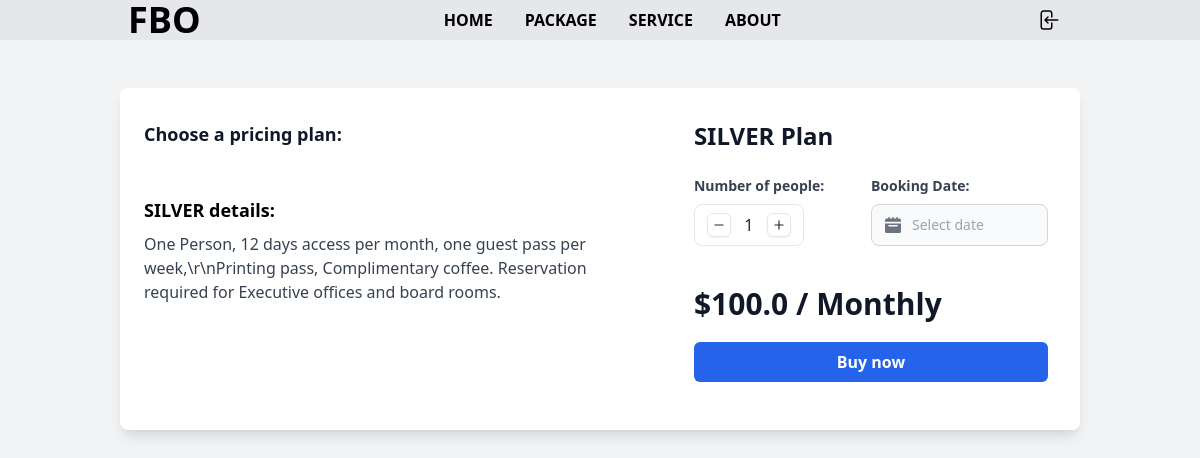
Page /plans/silver/ on the earlier database version.
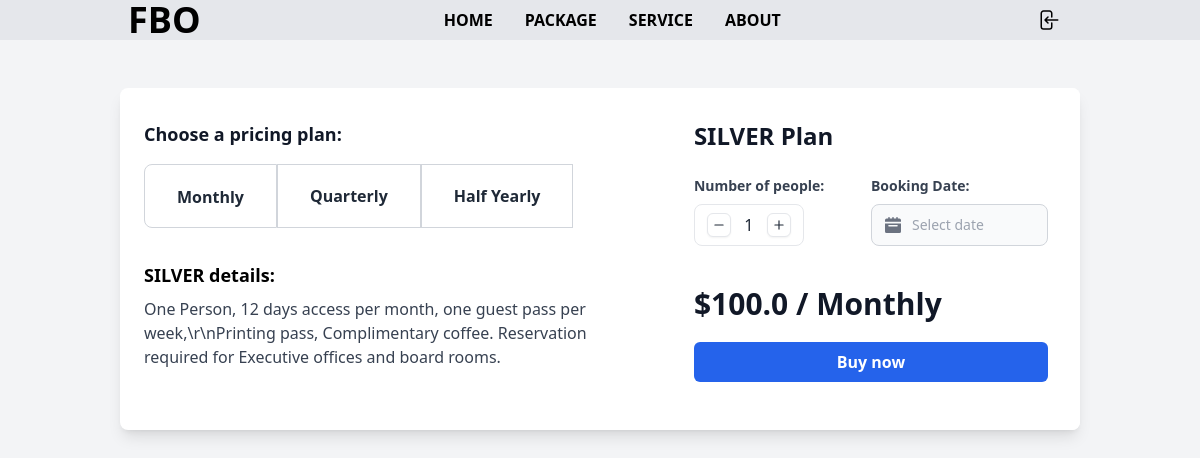
Same page on the later database version.
### memberships/models.py (models this page shows, shortened)
class MembershipPlans(models.Model):
    name: str = models.CharField(max_length=100, db_index=True)
    slug: str = models.SlugField(max_length=100, db_index=True, unique=True)
    description: str = models.TextField(null=True, blank=True)
    price: float = models.FloatField(default=0.0)
    access_to_services: Iterable[MembershipServices] = models.ManyToManyField(
        MembershipServices
    )
    created_at: str = models.DateTimeField(auto_now_add=True)
    updated_at: str = models.DateTimeField(auto_now=True)
    class Meta:
        verbose_name: str = "Membership Plan"
        verbose_name_plural: str = "Membership Plans"
        ordering: List[str] = ["created_at"]

class Pricing(models.Model):
    PACKAGE_OPTIONS = (
        ("Monthly", _("Monthly")),
        ("Quarterly", _("Quarterly")),
        ("Half Yearly", _("Half Yearly")),
        ("Yearly", _("Yearly")),
    )
    membership_plan: Iterable[MembershipPlans] = models.ForeignKey(
        MembershipPlans, on_delete=models.CASCADE, verbose_name="Membership Plan"
    )
    package: str = models.CharField(
        max_length=20,
        choices=PACKAGE_OPTIONS,
        default="monthly",
        verbose_name="Package",
    )
    slug: str = models.SlugField(max_length=100, db_index=True, unique=True, default="")
    discerption: str = models.TextField(null=True, blank=True)
    days: int = models.IntegerField(default=30, verbose_name="Days")
    price: float = models.FloatField(default=0.0, verbose_name="Price")
    created_at: str = models.DateTimeField(auto_now_add=True)
    updated_at: str = models.DateTimeField(auto_now=True)
    class Meta:
        verbose_name: str = "Pricing"
        verbose_name_plural: str = "Pricings"
        ordering: List[str] = ["created_at"]

### memberships/views/home.py (the view)
# urls.py: path("plans/<slug:slug>/", PlanDetailView.as_view(), name="plan_detail"),
class PlanDetailView(DetailView):
    template_name = "memberships/plan_detail.html"
    model = MembershipPlans
    context_object_name = "membershipPlan"
    slug_field = "slug"
    slug_url_kwarg = "slug"
    def get_context_data(self, **kwargs):
        context = super().get_context_data(**kwargs)
        pricings = Pricing.objects.filter(membership_plan=self.object)
        context["title"] = "Plan Detail"
        context["pricings"] = pricings
        return context

### templates/memberships/plan_detail.html (shortened to what this page needs)
{% extends "memberships_base.html" %}  {% block contentBody %}
<section class="h-screen py-12 bg-gray-100">
  <div class="max-w-5xl mx-auto sm:px-6 lg:px-8">
    <div class="bg-white shadow-lg rounded-lg md:flex border-1">
      <div class="px-6 py-8">
        <h3 class="text-lg font-semibold text-gray-900 mb-4">
          Choose a pricing plan:
        </h3>
        <ul class="md:flex grid grid-cols-2">
          {% for pricing in pricings %} {% if forloop.counter == 1 %}
          <li class="mb-px">
            <button
              onclick="changePrice( '{{ pricing.price }}', '{{ pricing.package }}', `{{ pricing.discerption }}`, '{{ pricing.slug }}', '{{ membershipPlan.slug}}')"
              id="{{pricing.slug}}"
              class="w-full h-16 md:py-5 px-8 bg-white border border-gray-300 md:rounded-l-lg font-semibold text-gray-800 hover:bg-gray-300 btns"
            >
              {{ pricing.package }}
            </button>
          </li>
          {% else %}
          <li class="mb-px">
            <button
              onclick="changePrice( '{{ pricing.price }}', '{{ pricing.package }}', `{{ pricing.discerption }}`, '{{ pricing.slug }}', '{{ membershipPlan.slug}}')"
              id="{{pricing.slug}}"
              class="w-full h-16 px-8 bg-white border border-gray-300 font-semibold text-gray-800 hover:bg-gray-300 btns"
            >
              {{ pricing.package }}
            </button>
          </li>
          {% endif %} {% endfor %}
        </ul>
        <div class="mt-8 md:w-full">
          <div class="text-lg font-semibold mb-2">
            {{ membershipPlan.name }} details:
          </div>
          <p class="text-gray-700" id="membership_discerption">
            {{ membershipPlan.description }}
          </p>
        </div>
      </div>
      <div class="bg-white rounded-lg md:w-full p-8">
          <form method="POST"
            id="membership_form"
          >
          <div class="text-2xl font-bold text-gray-900 mb-6">
            {{ membershipPlan.name }} Plan
          </div>
          <div class="flex justify-between pb-5">
            <div class="relative z-0 w-full mb-5 group">
              <label class="block text-gray-700 text-sm font-bold mb-2"
                >Number of people:</label
              >
              <div
                class="py-2 px-3 inline-block bg-white border border-gray-200 rounded-lg"
              >
                <div class="flex items-center gap-x-1.5">
                  <button
                    type="button"
                    id="decrement"
                    class="size-6 inline-flex justify-center items-center gap-x-2 text-sm font-medium rounded-md border border-gray-200 bg-white text-gray-800 shadow-sm hover:bg-gray-50 disabled:opacity-50 disabled:pointer-events-none"
                    data-hs-input-number-decrement=""
                  >
                    <svg
                      class="flex-shrink-0 size-3.5"
                      xmlns="http://www.w3.org/2000/svg"
                      width="24"
                      height="24"
                      viewBox="0 0 24 24"
                      fill="none"
                      stroke="currentColor"
                      stroke-width="2"
                      stroke-linecap="round"
                      stroke-linejoin="round"
                    >
                      <path d="M5 12h14"></path>
                    </svg>
                  </button>
                  <input
                    id="quantity"
                    name="number_of_people"
                    class="p-0 w-6 bg-transparent border-0 text-gray-800 text-center focus:ring-0"
                    type="text"
                    value="1"
                  />
                  <button
                    type="button"
                    id="increment"
                    class="size-6 inline-flex justify-center items-center gap-x-2 text-sm font-medium rounded-md border border-gray-200 bg-white text-gray-800 shadow-sm hover:bg-gray-50 disabled:opacity-50 disabled:pointer-events-none"
                    data-hs-input-number-increment=""
                  >
                    <svg
                      class="flex-shrink-0 size-3.5"
                      xmlns="http://www.w3.org/2000/svg"
                      width="24"
                      height="24"
                      viewBox="0 0 24 24"
                      fill="none"
                      stroke="currentColor"
                      stroke-width="2"
                      stroke-linecap="round"
                      stroke-linejoin="round"
                    >
                      <path d="M5 12h14"></path>
                      <path d="M12 5v14"></path>
                    </svg>
                  </button>
                </div>
              </div>
            </div>
            <div class="relative z-0 w-full mb-5 group">
              <label class="block text-gray-700 text-sm font-bold mb-2"
                >Booking Date:</label
              >
              <div class="relative max-w-sm">
                <div
                  class="absolute inset-y-0 start-0 flex items-center ps-3.5 pointer-events-none"
                >
                </div>
                <input
                  datepicker
                  type="text"
                  id="booking_date"
                  name="booking_date"
                  class="bg-gray-50 border border-gray-300 text-gray-900 text-sm rounded-lg focus:ring-blue-500 focus:border-blue-500 block w-full ps-10 p-2.5"
                  placeholder="Select date"
                  onblur="checkDate()"
                />
              </div>
            </div>
          </div>
          <div
            class="text-3xl font-semibold text-gray-900"
            id="membership_price"
          >
            ${{ membershipPlan.price }} / Monthly
          </div>
          <button
            id="buy_now"
            class="block w-full py-2 px-4 mt-5 bg-blue-600 text-white font-bold rounded-md text-center hover:bg-blue-700 focus:ring-2 mb-4"
          >
            Buy now
          </button>
          </form>
        </div>
    </div>
  </div>
</section>
{% endblock %}

### templates/memberships_base.html (shortened to what this page needs)
<!DOCTYPE html>
{% load static %}
<html>
  <head>
    <script src="https://cdn.tailwindcss.com"></script>
    <link
      rel="stylesheet"
      href="https://cdnjs.cloudflare.com/ajax/libs/font-awesome/6.0.0-beta3/css/all.min.css"
    />
    <link rel="stylesheet" href="{% static 'memberships/css/navbar.css' %}" />
  </head>
  <body class="h-screen">
    <header class="bg-gray-200">
      <nav class="flex justify-between items-center w-full md:px-32 pl-9">
        <div class="flex items-center gap-6">
          <div>
            <a href="{% url 'memberships:home' %}">
              <h3 class="text-3xl font-bold md:text-4xl">FBO</h3>
            </a>
          </div>
        </div>
        <div
          class="nav-links duration-500 md:static absolute md:min-h-fit md:h-1/2 h-60 md:bg-gray-200 bg-gray-100 left-0 top-[-100%] md:w-auto w-full flex items-center px-5 ease-in-out duration-700"
        >
          <ul
            class="flex md:flex-row flex-col md:items-center gap-2 font-bold w-full"
          >
            <li class="hover:bg-gray-200 block py-2 px-3 rounded-md">
              <a href="{% url 'memberships:home' %}">HOME</a>
            </li>
            <li class="hover:bg-gray-200 block py-2 px-3 rounded-md">
              <a href="{% url 'memberships:packageView' %}">PACKAGE</a>
            </li>
            <li class="hover:bg-gray-200 block py-2 px-3 rounded-md">
              <a href="#">SERVICE</a>
            </li>
            <li class="hover:bg-gray-200 block py-2 px-3 rounded-md">
              <a href="#">ABOUT</a>
            </li>
          </ul>
        </div>
        <div class="flex items-center gap-6">
          {% if not user.is_authenticated %}
          <ul>
            <li class="hover:bg-gray-200 block py-2 px-3 rounded-md">
              <a href="{% url 'users:sign_in' %}"
                >
              </a>
            </li>
          </ul>
          {% endif %}
        </div>
      </nav>
    </header>
    {% block contentBody %}{% endblock %}
  </body>
</html>

Differences in the rows shown:
added Pricing: package "Monthly"
added Pricing: package "Quarterly"
added Pricing: package "Half Yearly"
